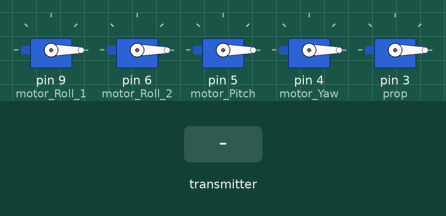
This sketch was run on a simulated Arduino Uno, built with avr-gcc and run on an emulated ATmega328P. Shown: 5 × servo. The test bench sets the inputs (shaded band). No radio packets arrive unless stated.

Above: at 1.2 s.
1.3 s: the transmitter starts sending values.0 = 64
At 2.5 s:
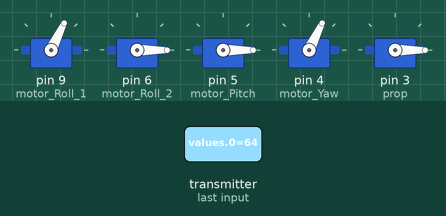
2.8 s: the transmitter starts sending values.1 = 64
At 3.6 s:
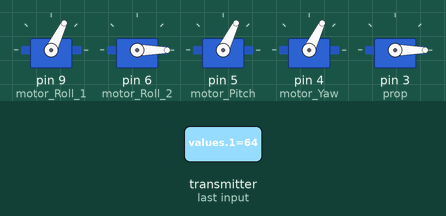
4.3 s: the transmitter starts sending values.3 = 64
At 4.8 s:
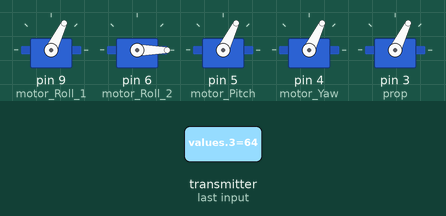
5.8 s: the transmitter starts sending values.0 = 0
At 7.1 s:
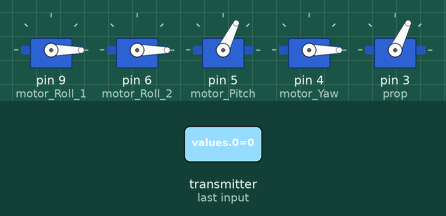
Timing chart, 0 to 8.3 s (numbered marks = the images above; inputs shaded):
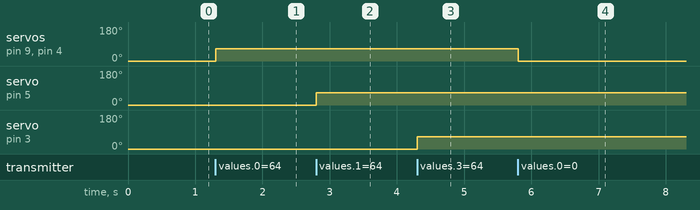

Measured:
- after the input at 1.3 s, servo on pin 9 (motor_Roll_1), servo on pin 4 (motor_Yaw): 0° → 64° at once
- after the input at 2.8 s, servo on pin 5 (motor_Pitch): 0° → 64° at once
- after the input at 4.3 s, servo on pin 3 (prop): 0° → 64° at once
- after the input at 5.8 s, servo on pin 9 (motor_Roll_1), servo on pin 4 (motor_Yaw): 64° → 0° at once

The sketch:

Flight_Controller.ino
```cpp
#include <Servo.h>
#include <nRF24L01.h>
#include <SPI.h>
#include <RF24.h>

RF24 radio(7,8);

byte address[6] = "1Node";

int motor_Roll_1 = 9;
int motor_Roll_2 = 6;
int motor_Pitch = 5;
int motor_Yaw = 4;
int prop = 3;

Servo ESC;
Servo ServoRoll_1;
Servo ServoRoll_2;
Servo ServoPitch;
Servo ServoYaw;

byte values[5]; //{roll, pitch, yaw, throttle, mode(0 for gyro, 1 for joystick)}

//////////////////////////////////////////// Prototype Functions /////////////////////////////////////////////////////

void setupServos();                      // attaches all servos and esc
void controlG();                         // controls all movements (gyroscope)
void controlJ();                         // controls all movements (joystick)
void setupReceiver();                    // sets up receiver

//////////////////////////////////////////////////////////////////////////////////////////////////////////////////////

void setup()
{
  setupServos();
  setupReceiver();
}

void loop()
{
  if(radio.available())
    radio.read(values, sizeof(values));

  switch(values[4])
  {
    case 0: controlG();
    break;
    case 1: controlJ();
  }
}

//////////////////////////////////////////////////////////////////////////////////////////////////////////////////////

void setupServos()
{
  ServoRoll_1.attach(motor_Roll_1);
  ServoRoll_2.attach(motor_Roll_2);
  ServoPitch.attach(motor_Pitch);
  ServoYaw.attach(motor_Yaw);
  ESC.attach(prop);
}

void setupReceiver()
{
  radio.begin();
  radio.setPALevel(RF24_PA_MIN);
  radio.setDataRate(RF24_250KBPS);
  radio.openReadingPipe(0, address);
  radio.startListening();
}

void controlG()
{
  ESC.write(values[3]);
  ServoRoll_1.write(values[0]);
  ServoRoll_2.write(-1*values[0]);
  ServoPitch.write(values[1]);
  ServoYaw.write(values[0]);
}

void controlJ()
{
  ESC.write(values[3]);
  ServoRoll_1.write(values[0]);
  ServoRoll_2.write(-1*values[0]);
  ServoPitch.write(values[1]);
  ServoYaw.write(values[2]);
}
```
